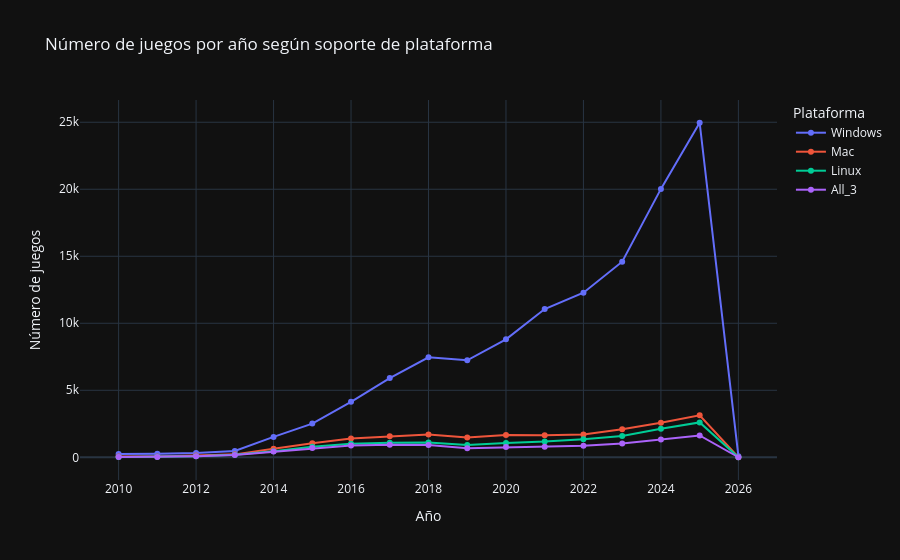

The code cell stored with this chart in its notebook:
### Code cell
# Asegurar que Release_Year es entero
df['Release_Year'] = pd.to_numeric(df['Release_Year'], errors='coerce')

# Filtrar años válidos
df_years = df[df['Release_Year'].between(2010, 2026)]

# Crear columna "All_3" para juegos que soportan Windows, Mac y Linux
df_years['All_3'] = (
    df_years['Windows'].astype(bool) &
    df_years['Mac'].astype(bool) &
    df_years['Linux'].astype(bool)
)
df_years['Windows'] = df_years['Windows'].astype(str).str.lower().isin(['true', '1'])
df_years['Mac'] = df_years['Mac'].astype(str).str.lower().isin(['true', '1'])
df_years['Linux'] = df_years['Linux'].astype(str).str.lower().isin(['true', '1'])

# Agrupar por año
df_platforms = df_years.groupby('Release_Year').agg({
    'Windows': 'sum',
    'Mac': 'sum',
    'Linux': 'sum',
    'All_3': 'sum'
}).reset_index()

fig = px.line(
    df_platforms,
    x='Release_Year',
    y=['Windows', 'Mac', 'Linux', 'All_3'],
    markers=True,
    title="Número de juegos por año según soporte de plataforma",
    template="plotly_dark"
)

fig.update_layout(
    xaxis_title="Año",
    yaxis_title="Número de juegos",
    legend_title="Plataforma"
)

fig.show()

### Figure 1 — Plotly figure (JSON) as saved in the notebook; plotly's stock layout.template omitted (floating-point values rounded to 4 significant figures)
{"data": [{"hovertemplate": "variable=Windows<br>Release_Year=%{x}<br>value=%{y}<extra></extra>", "legendgroup": "Windows", "line": {"color": "#636efa", "dash": "solid"}, "marker": {"symbol": "circle"}, "mode": "lines+markers", "name": "Windows", "orientation": "v", "showlegend": true, "type": "scatter", "x": [2010, 2011, 2012, 2013, 2014, 2015, 2016, 2017, 2018, 2019, 2020, 2021, 2022, 2023, 2024, 2025, 2026], "xaxis": "x", "y": [255, 260, 321, 467, 1523, 2514, 4141, 5909, 7459, 7236, 8803, 11063, 12281, 14595, 20027, 24963, 84], "yaxis": "y"}, {"hovertemplate": "variable=Mac<br>Release_Year=%{x}<br>value=%{y}<extra></extra>", "legendgroup": "Mac", "line": {"color": "#EF553B", "dash": "solid"}, "marker": {"symbol": "circle"}, "mode": "lines+markers", "name": "Mac", "orientation": "v", "showlegend": true, "type": "scatter", "x": [2010, 2011, 2012, 2013, 2014, 2015, 2016, 2017, 2018, 2019, 2020, 2021, 2022, 2023, 2024, 2025, 2026], "xaxis": "x", "y": [66, 68, 127, 219, 642, 1057, 1410, 1579, 1707, 1472, 1665, 1647, 1707, 2099, 2572, 3135, 5], "yaxis": "y"}, {"hovertemplate": "variable=Linux<br>Release_Year=%{x}<br>value=%{y}<extra></extra>", "legendgroup": "Linux", "line": {"color": "#00cc96", "dash": "solid"}, "marker": {"symbol": "circle"}, "mode": "lines+markers", "name": "Linux", "orientation": "v", "showlegend": true, "type": "scatter", "x": [2010, 2011, 2012, 2013, 2014, 2015, 2016, 2017, 2018, 2019, 2020, 2021, 2022, 2023, 2024, 2025, 2026], "xaxis": "x", "y": [28, 39, 84, 184, 456, 786, 1009, 1092, 1106, 909, 1074, 1172, 1354, 1597, 2137, 2605, 8], "yaxis": "y"}, {"hovertemplate": "variable=All_3<br>Release_Year=%{x}<br>value=%{y}<extra></extra>", "legendgroup": "All_3", "line": {"color": "#ab63fa", "dash": "solid"}, "marker": {"symbol": "circle"}, "mode": "lines+markers", "name": "All_3", "orientation": "v", "showlegend": true, "type": "scatter", "x": [2010, 2011, 2012, 2013, 2014, 2015, 2016, 2017, 2018, 2019, 2020, 2021, 2022, 2023, 2024, 2025, 2026], "xaxis": "x", "y": [26, 31, 78, 167, 425, 687, 889, 936, 912, 683, 761, 791, 866, 1037, 1331, 1629, 4], "yaxis": "y"}], "layout": {"legend": {"title": {"text": "Plataforma"}, "tracegroupgap": 0}, "title": {"text": "Número de juegos por año según soporte de plataforma"}, "xaxis": {"anchor": "y", "domain": [0, 1], "title": {"text": "Año"}}, "yaxis": {"anchor": "x", "domain": [0, 1], "title": {"text": "Número de juegos"}}}}
